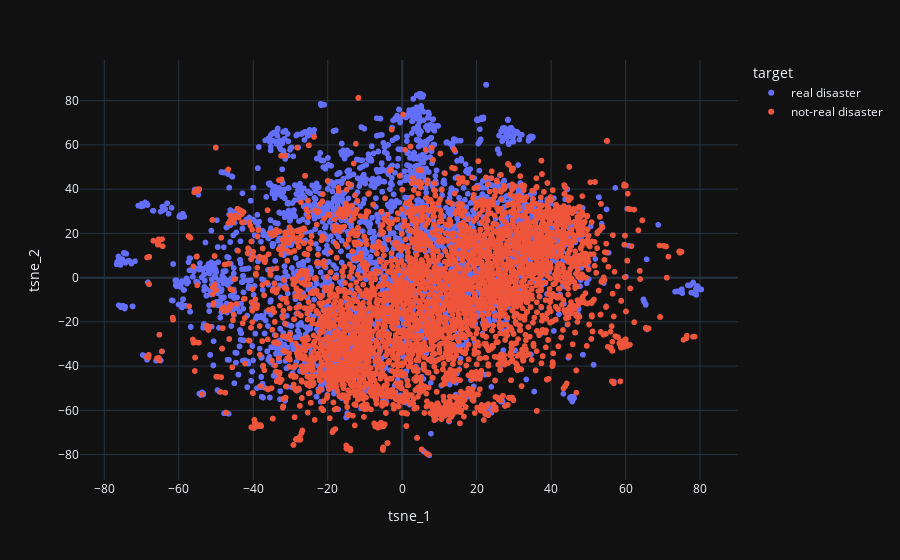

The notebook cell this image was saved under:
### Code cell
# Creates a TSNE model with two dimensions that allow us to visualize the values
    # color - Category or target
    # and the hover data(or displayed info) is the original Text
from sklearn.manifold import TSNE
import plotly_express as px

X = df["vector"]
X = np.concatenate(X,axis=0).reshape(-1,300)
modelo = TSNE(n_components=2)
resultado = modelo.fit_transform(X)
df["tsne_1"]=resultado[:,0]
df["tsne_2"]=resultado[:,1]
fig = px.scatter(data_frame=df,
                 x=df["tsne_1"],
                 y=df["tsne_2"],
                 template="plotly_dark",
                 hover_data=["text"],
                 color=df["target"])
fig.show()

### Figure 1 — Plotly figure (JSON) as saved in the notebook; plotly's stock layout.template omitted (floating-point values rounded to 4 significant figures; data arrays with more than 128 entries replaced by an {"elided": "..."} marker saying what was removed)
{"data": [{"customdata": {"elided": "3271x1 str values"}, "hovertemplate": "target=real disaster<br>tsne_1=%{x}<br>tsne_2=%{y}<br>text=%{customdata[0]}<extra></extra>", "legendgroup": "real disaster", "marker": {"color": "#636efa", "symbol": "circle"}, "mode": "markers", "name": "real disaster", "showlegend": true, "type": "scattergl", "x": {"elided": "3271 float values"}, "xaxis": "x", "y": {"elided": "3271 float values"}, "yaxis": "y"}, {"customdata": {"elided": "4342x1 str values"}, "hovertemplate": "target=not-real disaster<br>tsne_1=%{x}<br>tsne_2=%{y}<br>text=%{customdata[0]}<extra></extra>", "legendgroup": "not-real disaster", "marker": {"color": "#EF553B", "symbol": "circle"}, "mode": "markers", "name": "not-real disaster", "showlegend": true, "type": "scattergl", "x": {"elided": "4342 float values"}, "xaxis": "x", "y": {"elided": "4342 float values"}, "yaxis": "y"}], "layout": {"legend": {"title": {"text": "target"}, "tracegroupgap": 0}, "margin": {"t": 60}, "xaxis": {"anchor": "y", "domain": [0, 1], "title": {"text": "tsne_1"}}, "yaxis": {"anchor": "x", "domain": [0, 1], "title": {"text": "tsne_2"}}}}
